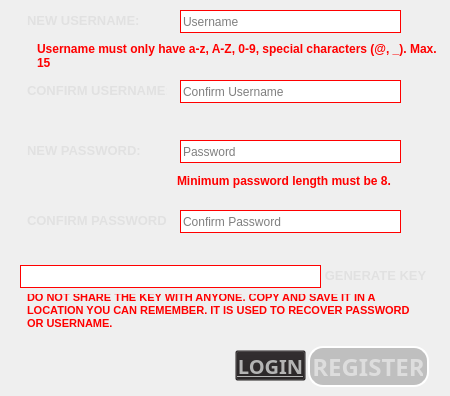
        <widget class="QWidget" name="secondpage">
         <widget class="QLabel" name="useless_2">
          <property name="geometry">
           <rect>
            <x>20</x>
            <y>5</y>
            <width>151</width>
            <height>31</height>
           </rect>
          </property>
          <property name="font">
           <font>
            <pointsize>10</pointsize>
            <weight>75</weight>
            <bold>true</bold>
           </font>
          </property>
          <property name="styleSheet">
           <string notr="true">color: rgb(225, 225, 225);
border: 2px solid white;
border-style: outset;
border-radius: 15px;
padding: 4px;
border: none;</string>
          </property>
          <property name="text">
           <string>NEW USERNAME:</string>
          </property>
          <property name="alignment">
           <set>Qt::AlignLeading|Qt::AlignLeft|Qt::AlignVCenter</set>
          </property>
         </widget>
         <widget class="QLabel" name="useless_4">
          <property name="geometry">
           <rect>
            <x>20</x>
            <y>135</y>
            <width>151</width>
            <height>31</height>
           </rect>
          </property>
          <property name="font">
           <font>
            <pointsize>10</pointsize>
            <weight>75</weight>
            <bold>true</bold>
           </font>
          </property>
          <property name="styleSheet">
           <string notr="true">color: rgb(225, 225, 225);
border: 2px solid white;
border-style: outset;
border-radius: 15px;
padding: 4px;
border: none;</string>
          </property>
          <property name="text">
           <string>NEW PASSWORD:</string>
          </property>
          <property name="alignment">
           <set>Qt::AlignLeading|Qt::AlignLeft|Qt::AlignVCenter</set>
          </property>
         </widget>
         <widget class="QLineEdit" name="RegUser">
          <property name="enabled">
           <bool>true</bool>
          </property>
          <property name="geometry">
           <rect>
            <x>180</x>
            <y>10</y>
            <width>221</width>
            <height>23</height>
           </rect>
          </property>
          <property name="styleSheet">
           <string notr="true">background-color: rgb(255, 255, 255);
border: 1px solid red;
border-top-left-radius : 0px;
border-top-right-radius : 0px; </string>
          </property>
          <property name="maxLength">
           <number>15</number>
          </property>
          <property name="placeholderText">
           <string>Username</string>
          </property>
          <property name="clearButtonEnabled">
           <bool>true</bool>
          </property>
         </widget>
         <widget class="QLabel" name="useless_6">
          <property name="geometry">
           <rect>
            <x>170</x>
            <y>165</y>
            <width>251</width>
            <height>31</height>
           </rect>
          </property>
          <property name="font">
           <font>
            <pointsize>9</pointsize>
            <weight>75</weight>
            <bold>true</bold>
           </font>
          </property>
          <property name="styleSheet">
           <string notr="true">color: rgb(225, 225, 225);
border: 2px solid white;
border-style: outset;
border-radius: 15px;
padding: 4px;
border: none;
color: rgb(255, 0, 0);</string>
          </property>
          <property name="text">
           <string>Minimum password length must be 8.</string>
          </property>
          <property name="alignment">
           <set>Qt::AlignLeading|Qt::AlignLeft|Qt::AlignVCenter</set>
          </property>
          <property name="wordWrap">
           <bool>true</bool>
          </property>
         </widget>
         <widget class="QLabel" name="RegUserTick">
          <property name="geometry">
           <rect>
            <x>410</x>
            <y>10</y>
            <width>21</width>
            <height>21</height>
           </rect>
          </property>
          <property name="styleSheet">
           <string notr="true">border: none</string>
          </property>
          <property name="text">
           <string/>
          </property>
          <property name="pixmap">
           <pixmap>../Resources/tick.png</pixmap>
          </property>
          <property name="scaledContents">
           <bool>true</bool>
          </property>
         </widget>
         <widget class="QLabel" name="RegConfirmUserTick">
          <property name="geometry">
           <rect>
            <x>410</x>
            <y>80</y>
            <width>21</width>
            <height>21</height>
           </rect>
          </property>
          <property name="styleSheet">
           <string notr="true">border: none</string>
          </property>
          <property name="text">
           <string/>
          </property>
          <property name="pixmap">
           <pixmap>../Resources/tick.png</pixmap>
          </property>
          <property name="scaledContents">
           <bool>true</bool>
          </property>
         </widget>
         <widget class="QLineEdit" name="RegPass">
          <property name="enabled">
           <bool>true</bool>
          </property>
          <property name="geometry">
           <rect>
            <x>180</x>
            <y>140</y>
            <width>221</width>
            <height>23</height>
           </rect>
          </property>
          <property name="styleSheet">
           <string notr="true">background-color: rgb(255, 255, 255);
border: 1px solid red;
border-top-left-radius : 0px;
border-top-right-radius : 0px; </string>
          </property>
          <property name="echoMode">
           <enum>QLineEdit::Password</enum>
          </property>
          <property name="placeholderText">
           <string>Password</string>
          </property>
          <property name="clearButtonEnabled">
           <bool>true</bool>
          </property>
         </widget>
         <widget class="QLabel" name="RegPassTick">
          <property name="geometry">
           <rect>
            <x>410</x>
            <y>140</y>
            <width>21</width>
            <height>21</height>
           </rect>
          </property>
          <property name="styleSheet">
           <string notr="true">border:none</string>
          </property>
          <property name="text">
           <string/>
          </property>
          <property name="pixmap">
           <pixmap>../Resources/tick.png</pixmap>
          </property>
          <property name="scaledContents">
           <bool>true</bool>
          </property>
         </widget>
         <widget class="QLineEdit" name="RegConfirmPass">
          <property name="enabled">
           <bool>true</bool>
          </property>
          <property name="geometry">
           <rect>
            <x>180</x>
            <y>210</y>
            <width>221</width>
            <height>23</height>
           </rect>
          </property>
          <property name="styleSheet">
           <string notr="true">background-color: rgb(255, 255, 255);
border: 1px solid red;
border-top-left-radius : 0px;
border-top-right-radius : 0px; </string>
          </property>
          <property name="echoMode">
           <enum>QLineEdit::Password</enum>
          </property>
          <property name="placeholderText">
           <string>Confirm Password</string>
          </property>
          <property name="clearButtonEnabled">
           <bool>true</bool>
          </property>
         </widget>
         <widget class="QLabel" name="useless_5">
          <property name="geometry">
           <rect>
            <x>20</x>
            <y>205</y>
            <width>151</width>
            <height>31</height>
           </rect>
          </property>
          <property name="font">
           <font>
            <pointsize>10</pointsize>
            <weight>75</weight>
            <bold>true</bold>
           </font>
          </property>
          <property name="styleSheet">
           <string notr="true">color: rgb(225, 225, 225);
border: 2px solid white;
border-style: outset;
border-radius: 15px;
padding: 4px;
border: none;</string>
          </property>
          <property name="text">
           <string>CONFIRM PASSWORD:</string>
          </property>
          <property name="alignment">
           <set>Qt::AlignLeading|Qt::AlignLeft|Qt::AlignVCenter</set>
          </property>
         </widget>
         <widget class="QLineEdit" name="RegConfirmUser">
          <property name="enabled">
           <bool>true</bool>
          </property>
          <property name="geometry">
           <rect>
            <x>180</x>
            <y>80</y>
            <width>221</width>
            <height>23</height>
           </rect>
          </property>
          <property name="styleSheet">
           <string notr="true">background-color: rgb(255, 255, 255);
border: 1px solid red;
border-top-left-radius : 0px;
border-top-right-radius : 0px; </string>
          </property>
          <property name="maxLength">
           <number>15</number>
          </property>
          <property name="placeholderText">
           <string>Confirm Username</string>
          </property>
          <property name="clearButtonEnabled">
           <bool>true</bool>
          </property>
         </widget>
         <widget class="QLabel" name="useless">
          <property name="geometry">
           <rect>
            <x>20</x>
            <y>75</y>
            <width>151</width>
            <height>31</height>
           </rect>
          </property>
          <property name="font">
           <font>
            <pointsize>10</pointsize>
            <weight>75</weight>
            <bold>true</bold>
           </font>
          </property>
          <property name="styleSheet">
           <string notr="true">color: rgb(225, 225, 225);
border: 2px solid white;
border-style: outset;
border-radius: 15px;
padding: 4px;
border: none;</string>
          </property>
          <property name="text">
           <string>CONFIRM USERNAME:</string>
          </property>
          <property name="alignment">
           <set>Qt::AlignLeading|Qt::AlignLeft|Qt::AlignVCenter</set>
          </property>
         </widget>
         <widget class="QLabel" name="useless_3">
          <property name="geometry">
           <rect>
            <x>30</x>
            <y>35</y>
            <width>411</width>
            <height>41</height>
           </rect>
          </property>
          <property name="font">
           <font>
            <pointsize>9</pointsize>
            <weight>75</weight>
            <bold>true</bold>
           </font>
          </property>
          <property name="styleSheet">
           <string notr="true">color: rgb(225, 225, 225);
border: 2px solid white;
border-style: outset;
border-radius: 15px;
padding: 4px;
border: none;
color: rgb(255, 0, 0);</string>
          </property>
          <property name="text">
           <string>Username must only have a-z, A-Z, 0-9, special characters (@, _). Max. 15</string>
          </property>
          <property name="alignment">
           <set>Qt::AlignLeading|Qt::AlignLeft|Qt::AlignVCenter</set>
          </property>
          <property name="wordWrap">
           <bool>true</bool>
          </property>
         </widget>
         <widget class="QLabel" name="RegConfirmPassTick">
          <property name="geometry">
           <rect>
            <x>410</x>
            <y>210</y>
            <width>21</width>
            <height>21</height>
           </rect>
          </property>
          <property name="styleSheet">
           <string notr="true">border:none</string>
          </property>
          <property name="text">
           <string/>
          </property>
          <property name="pixmap">
           <pixmap>../Resources/tick.png</pixmap>
          </property>
          <property name="scaledContents">
           <bool>true</bool>
          </property>
         </widget>
         <widget class="QPushButton" name="Generate_Key">
          <property name="geometry">
           <rect>
            <x>320</x>
            <y>260</y>
            <width>111</width>
            <height>31</height>
           </rect>
          </property>
          <property name="font">
           <font>
            <pointsize>10</pointsize>
            <weight>75</weight>
            <bold>true</bold>
           </font>
          </property>
          <property name="cursor">
           <cursorShape>PointingHandCursor</cursorShape>
          </property>
          <property name="styleSheet">
           <string notr="true">color: rgb(225, 225, 225);
border: 2px solid white;
border-style: outset;
border-radius: 15px;
padding: 4px;
border: none;</string>
          </property>
          <property name="text">
           <string>GENERATE KEY</string>
          </property>
         </widget>
         <widget class="QLabel" name="KeyLabel">
          <property name="geometry">
           <rect>
            <x>20</x>
            <y>265</y>
            <width>301</width>
            <height>23</height>
           </rect>
          </property>
          <property name="cursor">
           <cursorShape>IBeamCursor</cursorShape>
          </property>
          <property name="styleSheet">
           <string notr="true">background-color: rgb(255, 255, 255);
border: 1px solid red;
border-top-left-radius : 0px;
border-top-right-radius : 0px; </string>
          </property>
          <property name="text">
           <string/>
          </property>
          <property name="textInteractionFlags">
           <set>Qt::TextSelectableByMouse</set>
          </property>
         </widget>
         <widget class="QLabel" name="useless_7">
          <property name="geometry">
           <rect>
            <x>20</x>
            <y>290</y>
            <width>411</width>
            <height>41</height>
           </rect>
          </property>
          <property name="font">
           <font>
            <pointsize>8</pointsize>
            <weight>75</weight>
            <bold>true</bold>
           </font>
          </property>
          <property name="styleSheet">
           <string notr="true">color: rgb(225, 225, 225);
border: 2px solid white;
border-style: outset;
border-radius: 15px;
padding: 4px;
border: none;
color: rgb(255, 0, 0);</string>
          </property>
          <property name="text">
           <string>DO NOT SHARE THE KEY WITH ANYONE. COPY AND SAVE IT IN A LOCATION YOU CAN REMEMBER. IT IS USED TO RECOVER PASSWORD OR USERNAME.</string>
          </property>
          <property name="alignment">
           <set>Qt::AlignLeading|Qt::AlignLeft|Qt::AlignVCenter</set>
          </property>
          <property name="wordWrap">
           <bool>true</bool>
          </property>
         </widget>
         <widget class="QPushButton" name="RegisterSign">
          <property name="geometry">
           <rect>
            <x>308</x>
            <y>346</y>
            <width>121</width>
            <height>41</height>
           </rect>
          </property>
          <property name="font">
           <font>
            <family>Bahnschrift SemiBold</family>
            <pointsize>18</pointsize>
            <weight>75</weight>
            <bold>true</bold>
           </font>
          </property>
          <property name="cursor">
           <cursorShape>PointingHandCursor</cursorShape>
          </property>
          <property name="toolTip">
           <string>Register</string>
          </property>
          <property name="styleSheet">
           <string notr="true">background-color: rgba(64, 64, 64, 70);
color: rgb(221, 221, 221);
border: 2px solid white;
border-style: outset;
border-radius: 15px;
padding: 4px;</string>
          </property>
          <property name="text">
           <string>REGISTER</string>
          </property>
         </widget>
         <widget class="QPushButton" name="LoginSignup">
          <property name="geometry">
           <rect>
            <x>235</x>
            <y>350</y>
            <width>71</width>
            <height>31</height>
           </rect>
          </property>
          <property name="font">
           <font>
            <family>Bahnschrift SemiBold</family>
            <pointsize>15</pointsize>
            <weight>75</weight>
            <bold>true</bold>
            <underline>true</underline>
           </font>
          </property>
          <property name="cursor">
           <cursorShape>PointingHandCursor</cursorShape>
          </property>
          <property name="toolTip">
           <string>Login</string>
          </property>
          <property name="styleSheet">
           <string notr="true">color: rgb(180, 180, 180);
background-color: rgba(35, 31, 32, 10);</string>
          </property>
          <property name="text">
           <string>LOGIN</string>
          </property>
         </widget>
        </widget>
